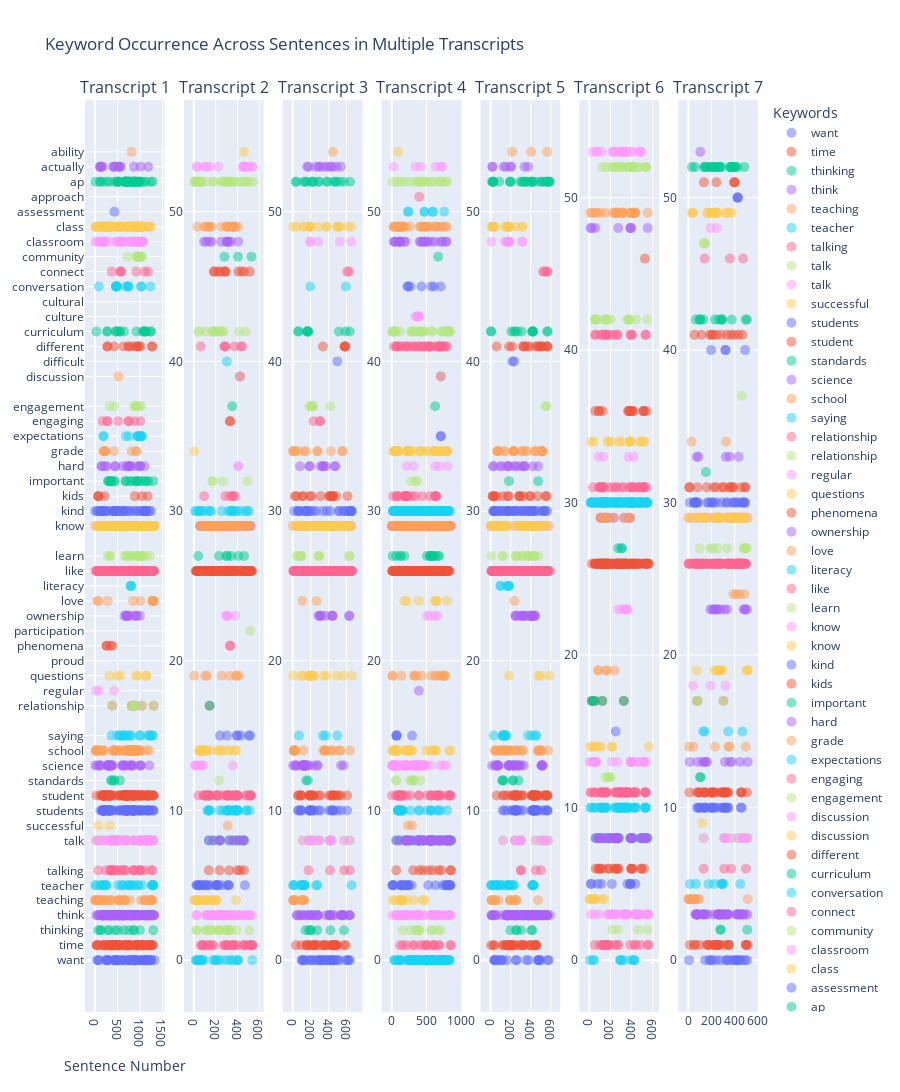

Source (notebook cell):
### Markdown cell above
### 3.04 Side to side

### Code cell
import plotly.graph_objects as go
from plotly.subplots import make_subplots
import numpy as np

# Number of transcripts (corpora) to be displayed
num_corpora = len(processed_transcripts)

# Create subplots for each transcript
fig = make_subplots(rows=1, cols=num_corpora, subplot_titles=[f"Transcript {i + 1}" for i in range(num_corpora)])

# Example keywords to track, sorted for consistency across the plot
keywords = sorted(['students', "science", 'engagement', 'ability', 'community', 'talk',
            'culture', 'ownership', 'regular', 'successful', 'participation', 'expectations', 
            'ap', 'assessment', 'cultural', 'phenomena', 'important', 'know', 'standards', 
            'relationship', 'engaging', 'literacy', 'relationship', 'kids', 'connect', 
            'student', 'classroom', 'teacher', 'teaching', 'school', 'class', 'curriculum', 
            'learn', 'approach', 'talking', 'discussion', 'love', 'proud', 'like', 'difficult', 
            'actually', 'know', 'questions', 'think', 'want', 'kind', 'time', 'grade', 
            'thinking', 'different', 'talk', 'conversation', 'discussion', 'hard', 'saying'], reverse=True)

# Mapping keywords to numeric values for plotting
keyword_mapping = {keyword: i for i, keyword in enumerate(keywords)}

# Index for the current subplot
col_index = 1

# Loop through each transcript and plot keyword occurrences
for i, df in enumerate(processed_transcripts):
    transcript_name = f"Transcript {i + 1}"
    
    # Get sentence tokens from each transcript
    sentence_tokens = df['nltk_unprocessed_sentence_tokens'].explode().tolist()  # Flatten sentence tokens
    
    # Plot the occurrences of each keyword in the sentences
    for keyword in keywords:
        # Find occurrences of the keyword in the sentences
        occurrences = [(transcript_name, j + 1) for j, sentence in enumerate(sentence_tokens) if keyword in sentence.lower()]
        sentence_nums = [occ[1] for occ in occurrences]
        y_values = np.full_like(sentence_nums, keyword_mapping[keyword], dtype=float)

        # Add traces for each keyword to the respective subplot
        fig.add_trace(go.Scatter(x=sentence_nums, y=y_values, mode='markers', name=keyword,
                                 text=[f'Sentence: {num}' for num in sentence_nums],
                                 marker=dict(size=10, opacity=0.5)),  # Adjust marker size for visibility
                      row=1, col=col_index)

    col_index += 1  # Move to the next subplot for the next transcript

# Update layout to ensure all keywords are visible
fig.update_layout(
    title='Keyword Occurrence Across Sentences in Multiple Transcripts',
    xaxis_title='Sentence Number',
    yaxis=dict(
        tickmode='array',
        tickvals=list(keyword_mapping.values()),
        ticktext=list(keyword_mapping.keys())
    ),
    legend_title='Keywords',
    height=1200,  # Increase height to accommodate all keywords
    showlegend=True
)

# Save the figure to an HTML file for interactive viewing
fig.write_html('data/my_interactive_plots.html')

# Show the figure
fig.show()
